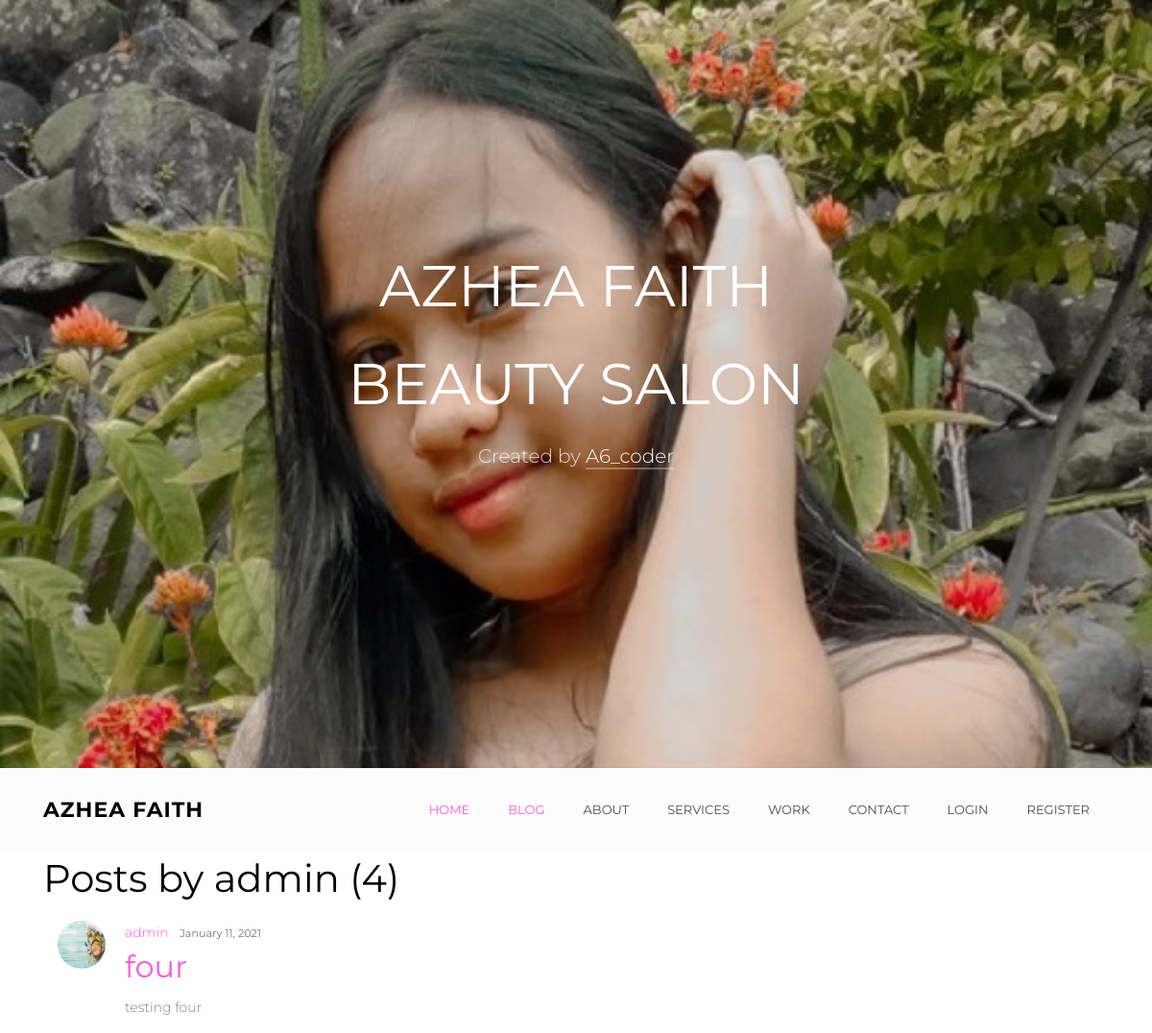
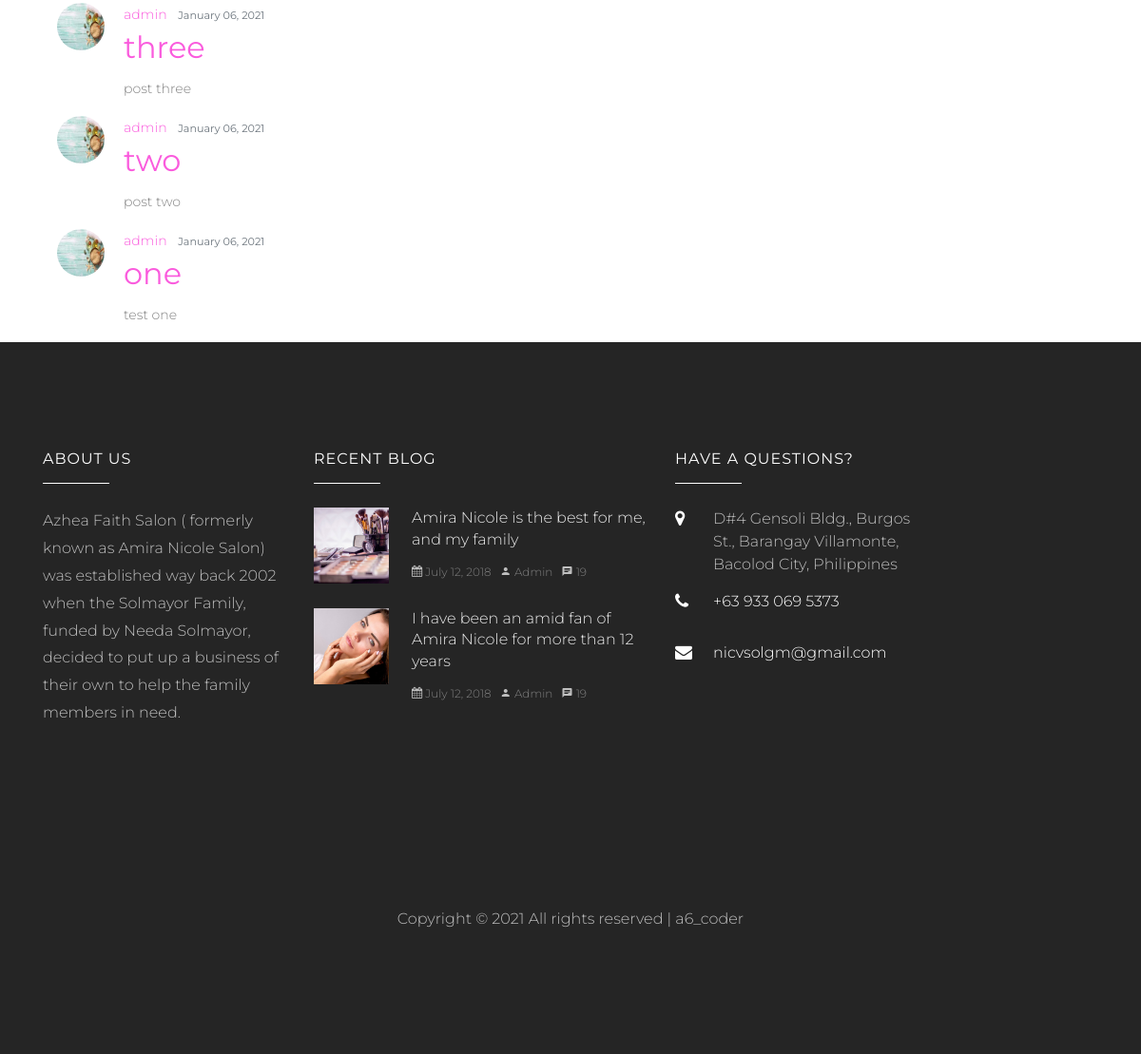
The page /blog/user/admin on the database its author committed (2 pictures, top to bottom).
### blog/models.py (models this page shows, shortened)
class Post(models.Model):
    title = models.CharField(max_length=100)
    content = models.TextField()
    date_posted = models.DateTimeField(default=timezone.now)
    author = models.ForeignKey(User, on_delete=models.CASCADE)

### users/models.py (models this page shows, shortened)
class Profile(models.Model):
    user = models.OneToOneField(User, on_delete=models.CASCADE)
    image = models.ImageField(default='default.jpg', upload_to='profile_pics')

### blog/views.py (the view)
# urls.py: path('user/<str:username>', UserPostListView.as_view(), name='user-posts'),
class UserPostListView(ListView):
    model = Post
    template_name = 'blog/user_posts.html'  # <app>/<model>_<viewtype>.html
    context_object_name = 'posts'
    paginate_by = 5
    def get_queryset(self):
        user = get_object_or_404(User, username=self.kwargs.get('username'))
        return Post.objects.filter(author=user).order_by('-date_posted')

### blog/templates/blog/user_posts.html (shortened to what this page needs)
{% extends "base.html" %}
{% block content %}
<h1 class="mb-3">
  Posts by {{ view.kwargs.username }} ({{ page_obj.paginator.count }})
</h1>
<div class="container">
{% for post in posts %}
<article class="media content-section">
  <img class="test rounded-circle article-img"
       src="{{ post.author.profile.image.url }}"/>
  <div class="media-body">
    <div class="article-metadata">
      <a class="mr-2" href="{% url 'user-posts' post.author.username %}">{{ post.author }}</a>
      <small class="text-muted">{{ post.date_posted|date:"F d, Y" }}</small>
    </div>
    <h2>
      <a class="article-title" href="{% url 'post-detail' post.id %}">{{ post.title }}</a>
    </h2>
    <p class="article-content">{{ post.content }}</p>
  </div>
</article>
{% endfor %}
  </div>
 {% endblock content %}

### website/templates/base.html (style rules this page uses)
.test { height: 50px; width: 50px; margin-right: 20px; margin-bottom: 20px; }

### rows shown on the page
Post: author.profile.image (placeholder picture), author "admin", date_posted "January 11, 2021", title "four", content "testing four"
Post: author.profile.image (placeholder picture), author "admin", date_posted "January 06, 2021", title "three", content "post three"
Post: author.profile.image (placeholder picture), author "admin", date_posted "January 06, 2021", title "two", content "post two"
Post: author.profile.image (placeholder picture), author "admin", date_posted "January 06, 2021", title "one", content "test one"

### other values the page prints
{{ view.kwargs.username }} "admin"
{{ page_obj.paginator.count }} "4"
